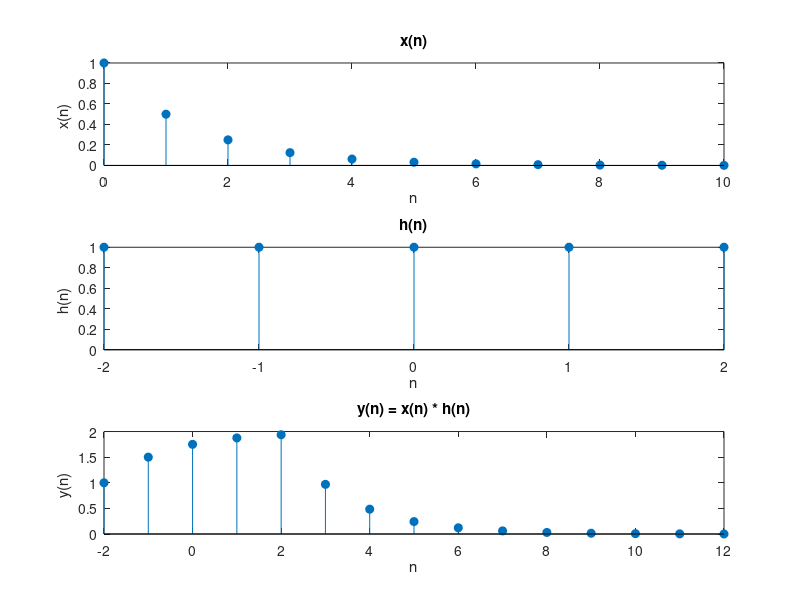

The MATLAB script that drew this image: (Note: this script raises an error after producing the figure.)
nx = 0:10; % sample index for x
x = 0.5 .^ nx;
nh = -2:2; % sample index for h
h = (nh >= -2) - (nh >= 3);
y = conv(x, h); % length of y is equal to (length of x) + (length of h) - 1
N = length(x) + length(h) -1;
ny = -2:12; % sample index for y
subplot(3,1,1);
stem(nx, x, 'filled'), xlabel('n'), ylabel('x(n) ');
title('x(n)');
subplot(3,1,2);
stem(nh, h, 'filled'), xlabel('n'), ylabel('h(n) ');
title('h(n)');
subplot(3,1,3);
stem(ny, y, 'filled'), xlabel('n'), ylabel('y(n) ');
title('y(n) = x(n) * h(n)');

disp("Length of y(n): " + length(y)); % display the length of y(n)
disp("Range over which y(n) is non-zero: " + min(ny) + " to " + max(ny)); % display the range over which y(n) is non-zero
disp("Value at y(n=0): " + y(1)); % display the value at y(n=0)
disp("Value at y(n=10): " + y(11)); % display the value at y(n=10)
